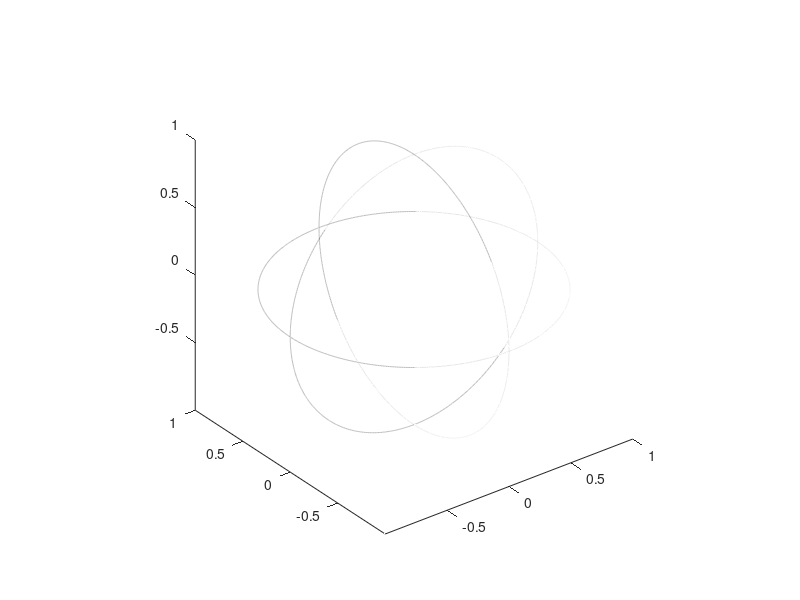

The MATLAB source for this figure: (Note: this script raises an error after producing the figure.)
function tests

close all;
%fractaltest;

if 0
    if 1
        pool = { spherePolyRandomFracture() };
    else
        %pool = { [ 1, 0, -1, 0; 0, 1, 0, -1; 0, 0, 0, 0 ] };
        pool{1} = pool{1} + 0.01*(2*rand(size(pool{1}))-1);
    end
else
    start_poly = load('debug_start_poly_1.mat');
    pool = { start_poly.poly };
    clear start_poly;
end
if 1
    poly = pool{1};
    save('latest_start_poly.mat', 'poly');
    clear poly;
end

%pool{end+1} = fliplr(pool{1});
plotPool(pool);
return;
if 0
    %fracture = spherePolyRandomFracture();
    fracture = pool{1}([2,3,1],:);
    
    if 1
        [Q,R] = qr(rand(3));
        fracture = Q * fracture;
    end
    
    hold on;
    spherePolyPlot(fracture);
    
    pool2 = {};
    for i=1:2
        [ result1, ~, success, intersectionPoints ] = spherePolyIntersect(pool{i}, fracture);
        if success
            hold on;
            %plot3(intersectionPoints(1,:),intersectionPoints(2,:),intersectionPoints(3,:),'*m');
            %keyboard;
            pool2{end+1} = result1;
            [ result2, ~, success, intersectionPoints ] = spherePolyIntersect(pool{i}, fracture(:,end:-1:1));
            if success
                pool2{end+1} = result2;
            end
        end
    end
    
    plotPool(pool2);
    keyboard;
    return;
end

while numel(pool) < 10
    fprintf(1, 'fragment count: %d\n', numel(pool));
    idx = ceil(numel(pool)*rand(1));
    fracture = spherePolyRandomFracture();
    [ result1, result2, success ] = tryCut(pool{idx}, fracture);
    if success
        pool{idx} = result1;
        pool{end+1} = result2;
        %plotPool(pool);
    end
end

if 0
    for i=1:numel(pool)
        pool{i} = spherePolyOffset(pool{i}, -1.0 * (pi/180));
    end
end
plotPool(pool);

function plotPool(pool)
colChars = 'rgbcmyk';

figure;
if 1
    phidense = linspace(0,2*pi,10000);
    A = eye(3);
    circ1 = A * cat(1, cos(phidense), sin(phidense), zeros(size(phidense)));
    circ2 = A * cat(1, zeros(size(phidense)), cos(phidense), sin(phidense));
    circ3 = A * cat(1, sin(phidense), zeros(size(phidense)), cos(phidense));
    
    plot3(circ1(1,:), circ1(2,:), circ1(3,:), 'k:');
    axis equal;
    hold on;
    plot3(circ2(1,:), circ2(2,:), circ2(3,:), 'k:');
    plot3(circ3(1,:), circ3(2,:), circ3(3,:), 'k:');
    hold off;
end

for i=1:numel(pool)
    spherePolyPlot(pool{i}, colChars(1+mod(i-1,numel(colChars))));
end
